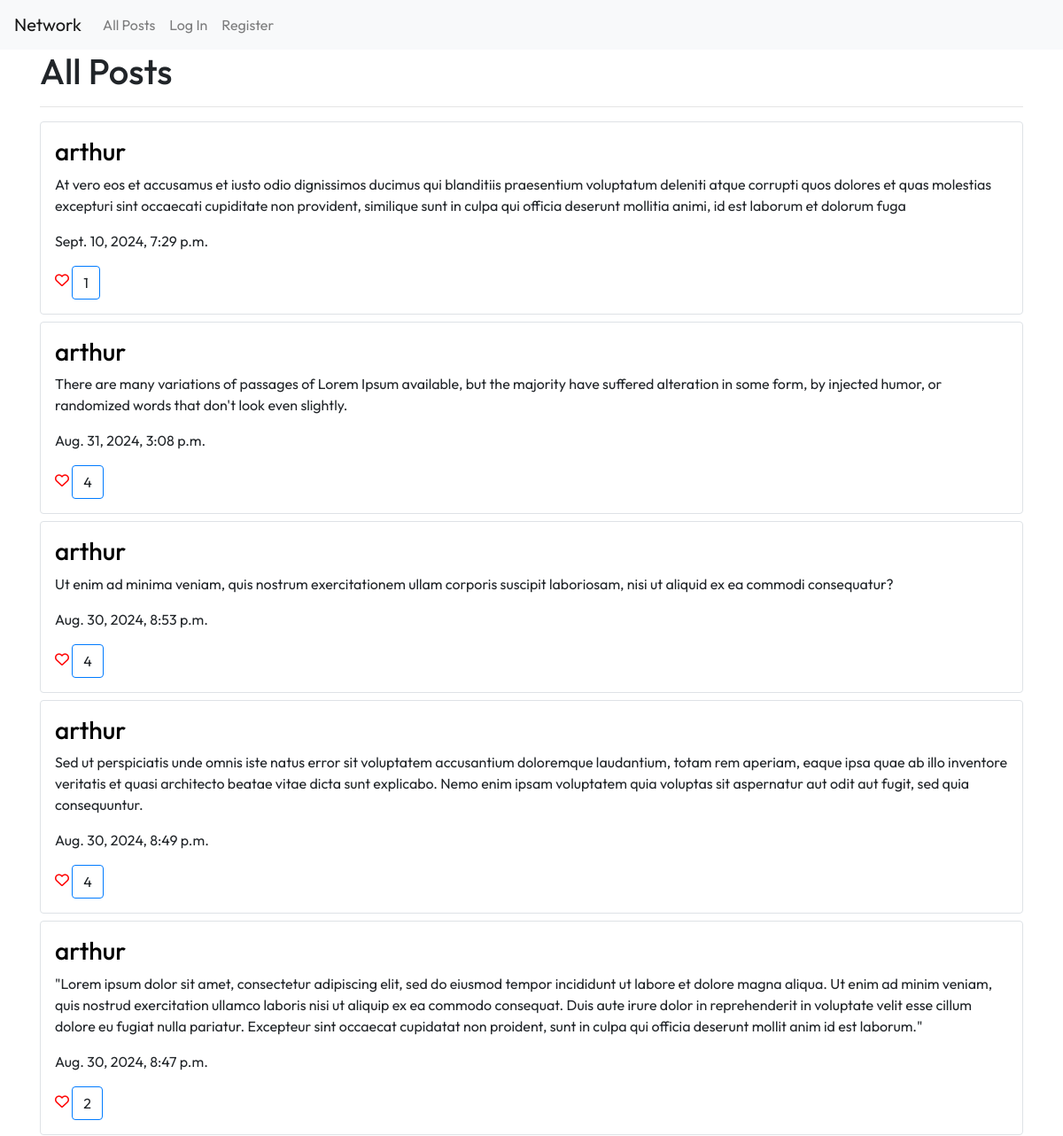
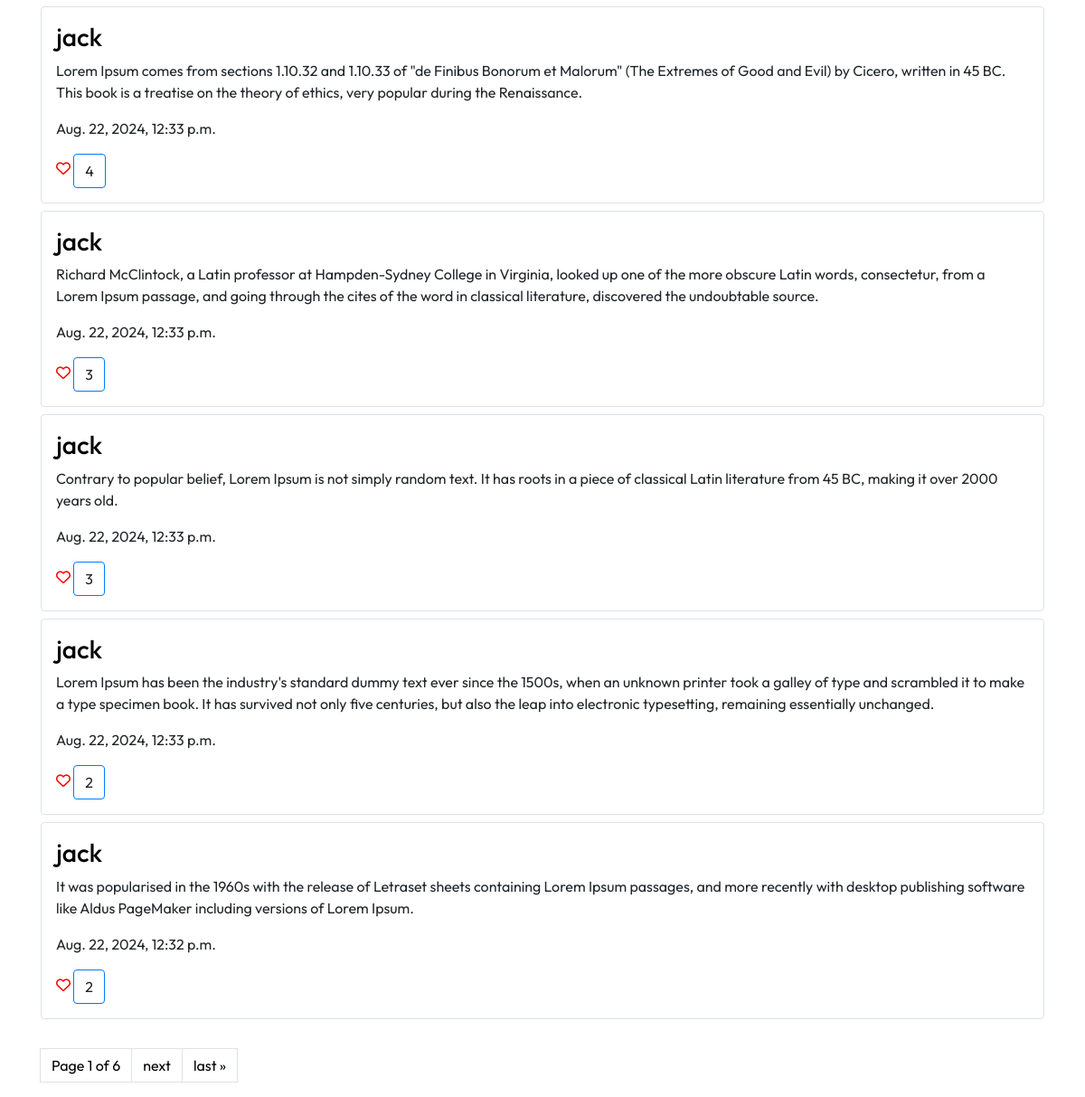
The page / on the database its author committed (2 pictures, top to bottom).
### network/models.py (models this page shows)
class Posts(models.Model):
    username = models.CharField(max_length=100)
    user_id = models.IntegerField()
    post = models.CharField(max_length=500)
    timestamp = models.DateTimeField()
    likes = models.IntegerField(default=0)

### network/views.py (the view)
# urls.py: path("", views.index, name="index"),
def index(request):
    posts = Posts.objects.all().order_by('-id')
    paginator = Paginator(posts, 10)
    page_number = request.GET.get("page")
    page_obj = paginator.get_page(page_number)
    if len(posts) <= 10:
        paginate = False
    else:
        paginate = True
    current_user = request.user.username
    liked_list = []
    liked = list(Liked.objects.filter(username=current_user).values())
    for i in liked:
        liked_list.append(i["post_id"])
    return render(request, "network/index.html",{
        "header": "All Posts",
        "posts": page_obj,
        "paginate": paginate,
        "current_user": current_user,
        "liked": liked_list,
    })

### network/templates/network/index.html (shortened to what this page needs)
{% extends "network/layout.html" %}
{% block body %}
<div>
    <h1>{{ header }}</h1>
    <hr>
    {% for post in posts %}
    <div class="border border-secondary-subtle mb-2 p-3 rounded">
        <a id="user-profile" class="mb-3" href="/profile?user={{ post.username }}">
            <h3> {{ post.username }} </h3>
        </a>
        <p id="user-post">{{ post.post }}</p>
        <p>{{ post.timestamp }}</p>
        {% if post.id in liked %}
        <i id="like-icon{{ post.id }}" class="fa-solid fa-heart like-icon"></i>
        <a class="like-post btn btn-outline-primary" id="like-post{{ post.id }}" data-id="{{ post.id }}"
            data-text="unlike">
            {{ post.likes }}
        </a>
        {% else %}
        <i id="like-icon{{ post.id }}" class="fa-regular fa-heart like-icon"></i>
        <a class="like-post btn btn-outline-primary" id="like-post{{ post.id }}" data-id="{{ post.id }}"
            data-text="like">
            {{ post.likes }}
        </a>
        {% endif %}
    </div>
    {% endfor %}
    <br>
    {% if paginate %}
    <nav aria-label="...">
        <ul class="pagination">
            <span class="page-link current">
                Page {{ posts.number }} of {{ posts.paginator.num_pages }}
            </span>
            {% if posts.has_next %}
            <li class="page-item">
                <a class="page-link" href="?page={{ posts.next_page_number }}">next</a>
            </li>
            <a class="page-link" href="?page={{ posts.paginator.num_pages }}">last &raquo;</a>
            {% endif %}
        </ul>
    </nav>
    {% endif %}
</div>
{% endblock %}

### network/templates/network/layout.html (shortened to what this page needs)
{% load static %}
<!DOCTYPE html>
<html lang="en">
<head>
    <link rel="stylesheet" href="https://stackpath.bootstrapcdn.com/bootstrap/4.4.1/css/bootstrap.min.css"
>
    <link href="{% static 'network/styles.css' %}" rel="stylesheet">
</head>
<body>
    <nav class="navbar navbar-expand-lg navbar-light bg-light">
        <a class="navbar-brand" href="{% url 'index' %}">Network</a>
        <div>
            <ul class="navbar-nav ">
                <li class="nav-item">
                    <a class="nav-link" href="{% url 'index' %}">All Posts</a>
                </li>
                {% if user.is_authenticated %}
                <li class="nav-item">
                    <a class="nav-link" href="{% url 'create_post' %}">Create Post</a>
                </li>
                <li class="nav-item">
                    <a class="nav-link" href="{% url 'following' %}">Following</a>
                </li>
                <li class="nav-item">
                    <a class="btn btn-primary" href="{% url 'logout' %}">Log Out</a>
                </li>
                {% else %}
                <li class="nav-item">
                    <a class="nav-link" href="{% url 'login' %}">Log In</a>
                </li>
                <li class="nav-item">
                    <a class="nav-link" href="{% url 'register' %}">Register</a>
                </li>
                {% endif %}
            </ul>
        </div>
    </nav>
    <div class="body container-md">
        {% block body %}
        {% endblock %}
    </div>
</body>
</html>

### network/static/network/styles.css (style rules this page uses)
body { font-family: 'Outfit', sans-serif; margin: 0; padding: 0; }
#user-profile { color: black; }
.like-icon { color: red; }
.page-link { color: black; }

### rows shown on the page
Posts: username "arthur", post "At vero eos et accusamus et iusto odio dignissimos ducimus qui blanditiis praesentium voluptatum deleniti atque corrupti quos dolores et quas molestias excepturi sint occaecati cupiditate non provident, similique sunt in culpa qui officia deserunt mollitia animi, id est laborum et dolorum fuga", timestamp "Sept. 10, 2024, 7:29 p.m.", likes "1"
Posts: username "arthur", post "There are many variations of passages of Lorem Ipsum available, but the majority have suffered alteration in some form, by injected humor, or randomized words that don't look even slightly.", timestamp "Aug. 31, 2024, 3:08 p.m.", likes "4"
Posts: username "arthur", post "Ut enim ad minima veniam, quis nostrum exercitationem ullam corporis suscipit laboriosam, nisi ut aliquid ex ea commodi consequatur?", timestamp "Aug. 30, 2024, 8:53 p.m.", likes "4"
Posts: username "arthur", post "Sed ut perspiciatis unde omnis iste natus error sit voluptatem accusantium doloremque laudantium, totam rem aperiam, eaque ipsa quae ab illo inventore veritatis et quasi architecto beatae vitae dicta sunt explicabo. Nemo enim ipsam voluptatem quia voluptas sit aspernatur aut odit aut fugit, sed quia consequuntur.", timestamp "Aug. 30, 2024, 8:49 p.m.", likes "4"
Posts: username "arthur", post "\"Lorem ipsum dolor sit amet, consectetur adipiscing elit, sed do eiusmod tempor incididunt ut labore et dolore magna aliqua. Ut enim ad minim veniam, quis nostrud exercitation ullamco laboris nisi ut aliquip ex ea commodo consequat. Duis aute irure dolor in reprehenderit in voluptate velit esse cillum dolore eu fugiat nulla pariatur. Excepteur sint occaecat cupidatat non proident, sunt in culpa qui officia deserunt mollit anim id est laborum.\"", timestamp "Aug. 30, 2024, 8:47 p.m.", likes "2"
Posts: username "jack", post "Lorem Ipsum comes from sections 1.10.32 and 1.10.33 of \"de Finibus Bonorum et Malorum\" (The Extremes of Good and Evil) by Cicero, written in 45 BC. This book is a treatise on the theory of ethics, very popular during the Renaissance.", timestamp "Aug. 22, 2024, 12:33 p.m.", likes "4"
Posts: username "jack", post "Richard McClintock, a Latin professor at Hampden-Sydney College in Virginia, looked up one of the more obscure Latin words, consectetur, from a Lorem Ipsum passage, and going through the cites of the word in classical literature, discovered the undoubtable source.", timestamp "Aug. 22, 2024, 12:33 p.m.", likes "3"
Posts: username "jack", post "Contrary to popular belief, Lorem Ipsum is not simply random text. It has roots in a piece of classical Latin literature from 45 BC, making it over 2000 years old.", timestamp "Aug. 22, 2024, 12:33 p.m.", likes "3"
Posts: username "jack", post "Lorem Ipsum has been the industry's standard dummy text ever since the 1500s, when an unknown printer took a galley of type and scrambled it to make a type specimen book. It has survived not only five centuries, but also the leap into electronic typesetting, remaining essentially unchanged.", timestamp "Aug. 22, 2024, 12:33 p.m.", likes "2"
Posts: username "jack", post "It was popularised in the 1960s with the release of Letraset sheets containing Lorem Ipsum passages, and more recently with desktop publishing software like Aldus PageMaker including versions of Lorem Ipsum.", timestamp "Aug. 22, 2024, 12:32 p.m.", likes "2"

### other values the page prints
{{ header }} "All Posts"
{{ posts.number }} "1"
{{ posts.paginator.num_pages }} "6"
